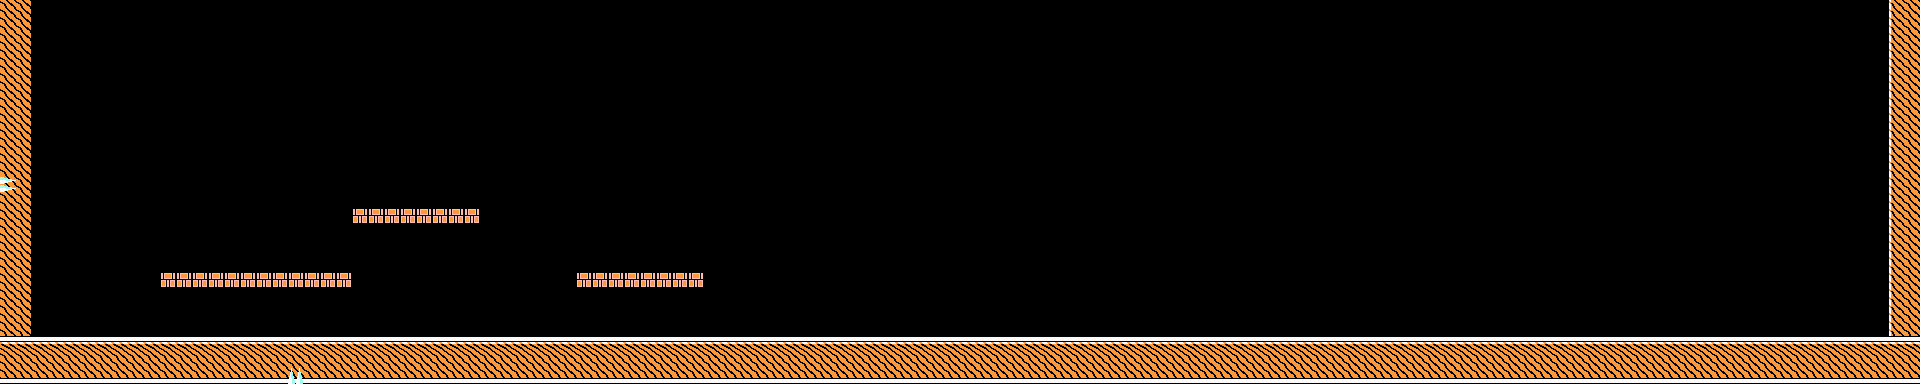

Rendered tile map (Tiled .tmx) drawn with the repository's tilesets; below, a short description and the map source with its tile grids summarised:
An orthogonal 120x24 tile map with 16x16 px tiles, 2 tile layers (Collision, Camera).

<map version="1.10" tiledversion="1.10.2" orientation="orthogonal" renderorder="right-down" width="120" height="24" tilewidth="16" tileheight="16" infinite="0" nextlayerid="3" nextobjectid="1">
 <tileset firstgid="1" source="SMB3.tsx" />
 <layer id="1" name="Collision" width="120" height="24">
  <data>[2880 cells, 472 non-empty, 6 distinct tile ids]</data>
 </layer>
 <layer id="2" name="Camera" width="120" height="24">
  <data>[2880 cells, 2 non-empty, 2 distinct tile ids]</data>
 </layer>
</map>
